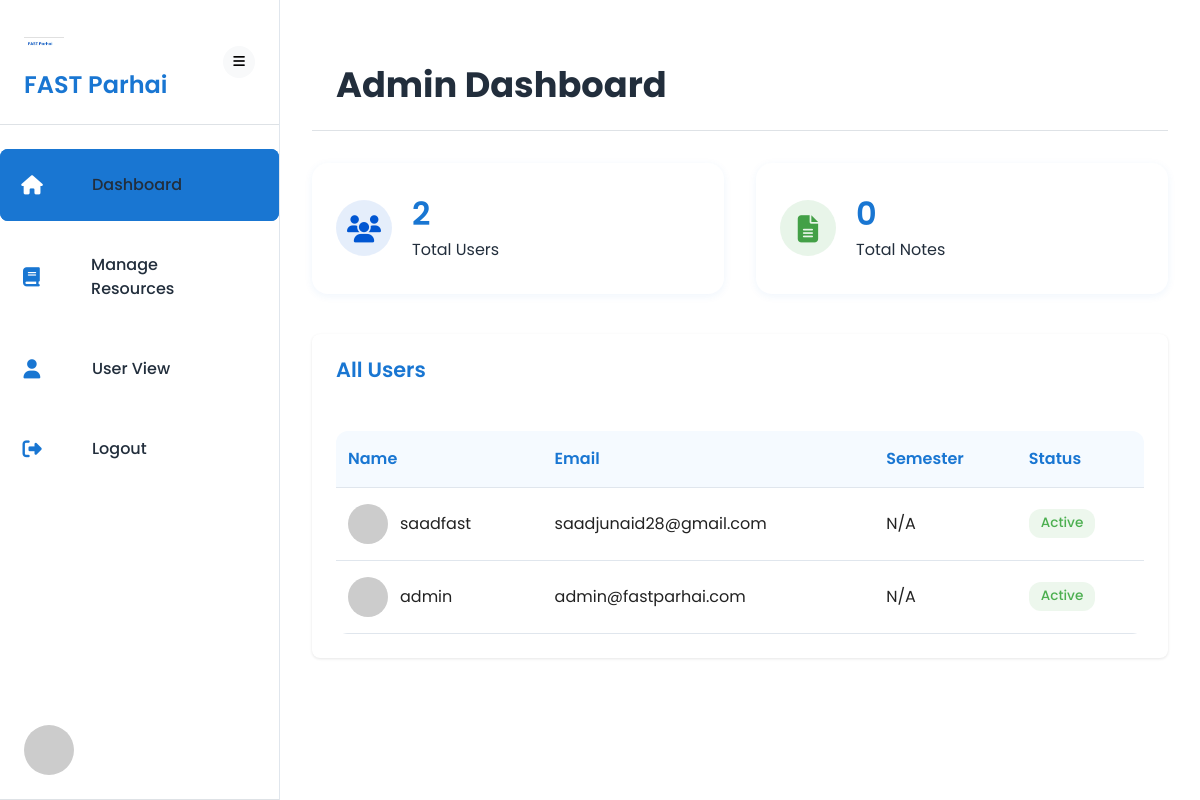
/admin-dashboard (signed in), run on the app's committed database.
### app.py (models this page shows)
class User(UserMixin, db.Model):
    id = db.Column(db.Integer, primary_key=True)
    username = db.Column(db.String(150), unique=True, nullable=False)
    email = db.Column(db.String(150), unique=True, nullable=False)
    password = db.Column(db.String(256), nullable=False)
    is_admin = db.Column(db.Boolean, default=False)
    profile_pic = db.Column(db.String(200), nullable=True)
    notes = db.relationship('Note', backref='uploader', lazy=True)

### app.py (the view)
@app.route('/admin-dashboard')
@login_required
def admin_dashboard():
    if not current_user.is_admin:
        abort(403)
    total_users = User.query.count()
    total_notes = Note.query.count()
    recent_notes = Note.query.order_by(Note.id.desc()).limit(10).all()
    recent_users = User.query.order_by(User.id.desc()).limit(10).all()
    return render_template(
        'admin-dashboard.html',
        total_users=total_users,
        total_notes=total_notes,
        recent_notes=recent_notes,
        recent_users=recent_users
    )

### app.py (called while the page is built)
@login_manager.user_loader
def load_user(user_id):
    return User.query.get(int(user_id))

### templates/admin-dashboard.html (shortened to what this page needs)
<!DOCTYPE html>
<html lang="en">
<head>
    <link rel="stylesheet" href="{{ url_for('static', filename='css/style.css') }}">
    <link rel="stylesheet" href="{{ url_for('static', filename='css/admin.css') }}">
    <link rel="stylesheet" href="https://cdnjs.cloudflare.com/ajax/libs/font-awesome/6.4.0/css/all.min.css">
</head>
<body>
    <div class="dashboard-container">
        <aside class="sidebar admin-sidebar">
            <div class="sidebar-header">
                <a href="{{ url_for('dashboard') }}" class="logo-link">
                    <img src="{{ url_for('static', filename='images/logo.png') }}" alt="FAST Parhai Logo" class="sidebar-logo" />
                    <h2>FAST Parhai</h2>
                </a>
                <button id="sidebarToggle" class="sidebar-toggle">
                    <i class="fas fa-bars"></i>
                </button>
            </div>
            <nav class="sidebar-nav">
                <ul>
                    <li class="active">
                        <a href="{{ url_for('admin_dashboard') }}">
                            <i class="fas fa-home"></i>
                            <span>Dashboard</span>
                        </a>
                    </li>
                    <li>
                        <a href="{{ url_for('manage_resources') }}">
                            <i class="fas fa-book"></i>
                            <span>Manage Resources</span>
                        </a>
                    </li>
                    <li>
                        <a href="{{ url_for('dashboard') }}">
                            <i class="fas fa-user"></i>
                            <span>User View</span>
                        </a>
                    </li>
                    <li>
                        <a href="{{ url_for('logout') }}" id="logoutBtn">
                            <i class="fas fa-sign-out-alt"></i>
                            <span>Logout</span>
                        </a>
                    </li>
                </ul>
            </nav>
            <div class="sidebar-user">
                <div class="user-avatar">
                    <img src="{% if current_user.profile_pic %}{{ url_for('uploaded_file', filename=current_user.profile_pic) }}{% else %}https://via.placeholder.com/80{% endif %}" alt="User Avatar" id="sidebar-avatar">
                </div>
                <div class="user-info">
                    <h3 id="userName">{{ current_user.username }}</h3>
                </div>
            </div>
        </aside>
        <main class="main-content">
            <header class="content-header">
                <div class="header-left">
                    <h1>Admin Dashboard</h1>
                </div>
            </header>
            <div class="admin-overview">
                <div class="stat-card">
                    <div class="stat-icon users">
                        <i class="fas fa-users"></i>
                    </div>
                    <div class="stat-info">
                        <h3>{{ total_users }}</h3>
                        <p>Total Users</p>
                    </div>
                </div>
                <div class="stat-card">
                    <div class="stat-icon notes">
                        <i class="fas fa-file-alt"></i>
                    </div>
                    <div class="stat-info">
                        <h3>{{ total_notes }}</h3>
                        <p>Total Notes</p>
                    </div>
                </div>
            </div>
            <section class="user-management">
                <div class="section-header">
                    <h2>All Users</h2>
                </div>
                <div class="table-responsive">
                    <table class="admin-table">
                        <thead>
                            <tr>
                                <th>Name</th>
                                <th>Email</th>
                                <th>Semester</th>
                                <th>Status</th>
                            </tr>
                        </thead>
                        <tbody>
                            {% for user in recent_users %}
                            <tr>
                                <td>
                                    <div class="user-info-cell">
                                        <img src="https://via.placeholder.com/40" alt="User Avatar">
                                        <span>{{ user.username }}</span>
                                    </div>
                                </td>
                                <td>{{ user.email }}</td>
                                <td>{{ user.semester or 'N/A' }}</td>
                                <td><span class="status-badge active">Active</span></td>
                            </tr>
                            {% else %}
                            <tr><td colspan="4">No users found.</td></tr>
                            {% endfor %}
                        </tbody>
                    </table>
                </div>
            </section>
        </main>
    </div>
</body>
</html>

### static/css/style.css (style rules this page uses)
:root { --primary-color: #0056d2; --primary-light: #e6f0ff; --secondary-color: #f8f9fa; --accent-color: #ffc107; --success-color: #28a745; --danger-color: #dc3545; --warning-color: #ffc107; --info-color: #17a2b8; --text-color: #333333; --text-light: #6c757d; --text-lighter: #adb5bd; --white: #ffffff; --gray-100: #f8f9fa; --gray-200: #e9ecef; --gray-300: #dee2e6; --gray-400: #ced4da; --gray-500: #adb5bd; --border-color: #dee2e6; --spacing-xs: 0.25rem; --spacing-sm: 0.5rem; --spacing-md: 1rem; --spacing-lg: 1.5rem; --spacing-xl: 2rem; --border-radius: 0.25rem; --border-radius-lg: 0.5rem; --border-radius-full: 9999px; --shadow: 0 1px 3px rgba(0, 0, 0, 0.1); --shadow-md: 0 4px 6px rgba(0, 0, 0, 0.1); --shadow-lg: 0 10px 15px rgba(0, 0, 0, 0.1); --shadow-xl: 0 20px 25px rgba(0, 0, 0, 0.1); --transition: all 0.3s ease; }
* { margin: 0; padding: 0; box-sizing: border-box; }
body { font-family: "Poppins", sans-serif; font-size: 16px; line-height: 1.5; color: var(--text-color); }
main, .container, .footer-content, .sidebar, .main-content { color: var(--text-color) !important; }
a { color: var(--primary-color); text-decoration: none; transition: var(--transition); }
ul { list-style: none; }
img { max-width: 100%; height: auto; }
h1, h2, h3, h4, h5, h6 { margin-bottom: 0.5rem; font-weight: 600; line-height: 1.2; }
h1 { font-size: 2rem; }
h2 { font-size: 1.75rem; }
h3 { font-size: 1.5rem; }
p { margin-bottom: 1rem; }
.dashboard-container { display: flex; min-height: 100vh; }
.sidebar { width: 280px; background-color: var(--white); border-right: 1px solid var(--border-color); transition: var(--transition); z-index: 100; display: flex; flex-direction: column; }
.sidebar-header { display: flex; align-items: center; justify-content: space-between; padding: 1.5rem; border-bottom: 1px solid var(--border-color); }
.sidebar-header h2 { font-size: 1.5rem; margin-bottom: 0; color: var(--primary-color); }
.sidebar-toggle { display: flex; align-items: center; justify-content: center; width: 2rem; height: 2rem; border-radius: var(--border-radius-full); background-color: var(--gray-100); border: none; cursor: pointer; transition: var(--transition); }
.sidebar-user { display: flex; align-items: center; padding: 1.5rem; border-bottom: 1px solid var(--border-color); }
.user-avatar { width: 50px; height: 50px; border-radius: var(--border-radius-full); overflow: hidden; margin-right: 1rem; }
.user-avatar img { width: 100%; height: 100%; object-fit: cover; }
.user-info { flex: 1; }
.user-info h3 { font-size: 1rem; margin-bottom: 0.25rem; }
.sidebar-nav { flex: 1; padding: 1.5rem 0; overflow-y: auto; }
.sidebar-nav ul { padding: 0; margin: 0; }
.sidebar-nav li { margin-bottom: 0.25rem; }
.sidebar-nav a { display: flex; align-items: center; padding: 0.75rem 1.5rem; color: var(--text-color); transition: var(--transition); }
.sidebar-nav li.active a { background-color: var(--primary-light); color: var(--primary-color); font-weight: 500; }
.sidebar-nav i { margin-right: 1rem; font-size: 1.25rem; width: 1.5rem; text-align: center; }
.main-content { flex: 1; transition: var(--transition); overflow-x: hidden; }
.content-header { display: flex; align-items: center; justify-content: space-between; padding: 1.5rem; background-color: var(--white); border-bottom: 1px solid var(--border-color); }
.header-left { display: flex; align-items: center; }
.header-left h1 { margin-bottom: 0; font-size: 1.5rem; }
html, body, main, .container, .footer-content, .sidebar, .main-content, .dashboard-container, .about-preview, .features, .testimonials, .cta-section, .footer-logo, .footer-links, .footer-contact, .footer-bottom { background: #fff !important; background-color: #fff !important; color: #222 !important; }

### data on the page
User: username "saadfast", email "saadjunaid28@gmail.com", semester "N/A"
User: username "admin", email "admin@fastparhai.com", semester "N/A"

### other printed values
{{ total_users }} "2"
{{ total_notes }} "0"
